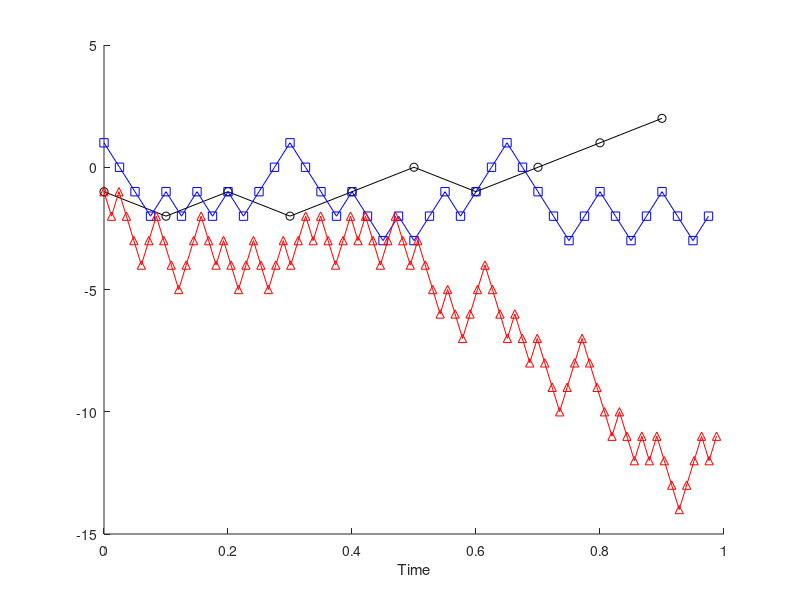

MATLAB code to generate this figure: (Note: this script raises an error after producing the figure.)
clear,clf
%% multirate signal

%% data
[fs,timez,signals] = deal(cell(3,1));

%sampling rate 
fs{1} = 10;
fs{2} = 40;
fs{3} = 83;

for i = 1:3
    signals{i} = cumsum(sign(randn(fs{i},1)));
    timez{i} = (0:fs{i}-1)/fs{i};
end

figure(1),clf,hold on
color='kbr';
shape = 'os^';
for i = 1:3

    plot(timez{i},signals{i},[color(i) shape(i) '-'])
end
axlims= axis;
xlabel('Time')

%% Upsample to fastest frequency

[newSrate, whichIsFastest] = max(cell2mat(fs));
newNpnts = round(length(signals{whichIsFastest}) * (newSrate/fs{whichIsFastest}));
newTime = (0:newNpnts-1)/newSrate;

%interpolate
newsignals = zeros(length(fs),length(newTime));

for si = 1:length(fs)
    F = griddedInterpolant(timez{si},signals{si},'spline');
    newsignals(si,:) = F(newTime);

end

figure(2),clf,hold on
for si = 1:3
    plot(newTime,newsignals(si,:),[color(si) shape(si) '-'])
end
